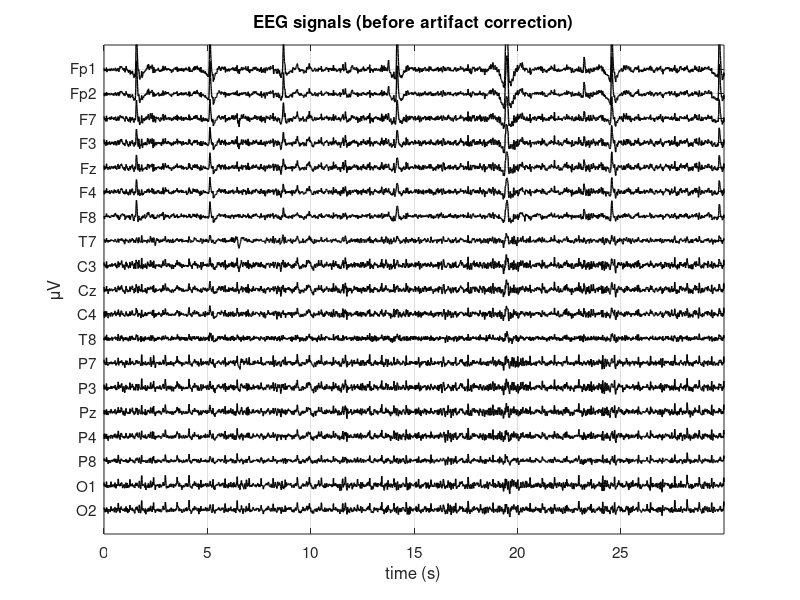

Here is the MATLAB script that generated this plot: (Note: this script raises an error after producing the figure.)

%% Open-Eyes ICA Stage Point 1 - Load the file and plot the 19 EEG signals in time (before artifact correction)

clear
close all
clc

load EYES_OPEN.mat

[n,m] = size(X); % n channels, m time samples

t=[0:1:m-1]/srate; % time axis in seconds


% plot the first 30 seconds of the tracing 
start=1;
stop=30*srate; %m;
delta=100;

figure
for i = 1:n
    plot(t(start:stop), X(i,start:stop)-delta*(i-1), 'k','linewidth',1);
    hold on
end
xlim([t(start) t(stop)])
ylim([-delta*n delta])
xlabel('time (s)')
ylabel('\muV')
title('EEG signals (before artifact correction)')
set(gca,'ytick',[-delta*(n-1):delta:0])
set(gca,'ytickLabel',fliplr(ch_names))
set(gca,'fontsize',11)
grid

%% Open-Eyes ICA Stage Point 2 - Compute and plot the power spectral density of the 19 EEG signals (before artifact correction)

window=srate*5;  %I use sections of 5 seconds (number of points per section = 5*srate=5*128)
NFFT=2*window; %number of points used for estimation of PSD = 10*srate-->zero-padding to increase
% frequency resolution up to 0.1 Hz  (freq res = srate/NFFT = srate/(10*srate)=0.1)
[PSD,f]=pwelch(X',window,[],NFFT,srate); %each column of PSD contains the power spectral
% density of the corresponding column of X', that is the i-th column of PSD
% contains the PSD of the i-th EEG channel

figure
for i = 1:n
    subplot(4,5,i)
    plot(f, PSD(:,i),'color',[0 0 0],'linewidth',1);
    title(ch_names{i})
    xlim([0.5 50])
    xlabel('Hz');
    ylabel('{\muV}^2/Hz')  
end
sgtitle('PSD of EEG signals (before artifact correction)')

%% Open-Eyes ICA Stage Point 3 - Save the EEG data X for their use in EEGLAB

%%comment the following instruction after the first usage
%save open_eyes_ica_input.mat X

%% Open-Eyes ICA Stage Point 4  - Perform ICA and obtain the demixing matrix (using the GUI of EEGLAB)
% Follow the instructions in the text of Open-Eyes ICA Stage: in eeglab, import open_eyes_ica_input.mat, compute and export the demixing
% matrix (here saved in matrixW_open_eyes.txt), plot the topographical maps and save them in a .fig file (here
% mapICs_open_eyes.fig)

%% Open-Eyes ICA Stage Point 5 - Load the demixing matrix, compute and plot the ICs as a function of time

load matrixW_open_eyes.txt 
W=matrixW_open_eyes;
A=inv(W); % mixing matrix A obtained by inverting the demixing matrix W
Y=W*X;  % Y contains the estimated independent components (n x m)

labels_IC=cell(1,size(Y,1)); % 1 x n
for i=1:size(Y,1)
    labels_IC{i}=['IC',num2str(i)];
end

% I plot 30 seconds 

start=1;
stop=30*srate; 

delta=20;

figure
for i = 1:n
    plot(t(start:stop), Y(i,start:stop)-delta*(i-1), 'k','linewidth',1);
    hold on
end
xlim([t(start) t(stop)])
ylim([-delta*n delta])
xlabel('time (s)')
ylabel('\muV')
title('estimated independent components')
set(gca,'ytick',[-delta*(n-1):delta:0])
set(gca,'yticklabel',fliplr(labels_IC))
set(gca,'fontsize',11)
grid

%% Open-Eyes ICA Stage Point 6 - compute and plot the power spectral density of the estimated ICs

%same parameter setting as for EEG signals (X)
window=5*srate; 
NFFT=2*window; 
[PSD_IC,f]=pwelch(Y',window,[],NFFT,srate);

figure
for i = 1:n
    subplot(4,5,i)
    plot(f, PSD_IC(:,i),'k','linewidth',1);
    title(labels_IC{i})
    xlim([0.5 50])
    xlabel('Hz')
    ylabel('{\muV}^2/Hz')
    grid
end
sgtitle('PSD of estimated independent components')

%% Open-Eyes ICA Stage Point 7 - Identification of artifact components via exploration of time pattern, PSD, topographical map
%%you can also open  the figure of the topographical maps created using
%%EEGLAB (uncomment the following instruction)
%openfig('mapICs_open_eyes.fig');

%%I use the next istruction to better explore some ICs (IMPORTANT: since
%%this function uses the topoplot function of EEGLAB toolbox, you need
%%first to launch EEGLAB (then you can close the EEGLAB GUI). In general,
%%it is useful to inspect all the ICs using the function plot_IC.m. 
index_IC=[1,2,19];
plot_IC(index_IC,A,Y,PSD_IC,f,'Standard-10-20-Cap19.locs',srate,t(1),t(end))

%%IC1 blinking artifact
%%IC2 ECG artifact
%%the first two ICs are the most evident artifact components 
%%IC19 appears as small lateral eye movements associated to blinking 
%%(IC19 has small variance)

%% Open-Eyes ICA Stage Point 8 - Removal of the main artifact components, reconstruction of cleaned EEG, time pattern and PSD of the cleaned EEG

Snew=Y;
Snew([1 2 19],:)=0; % I zero the ICs identified as artifact components

Xnew=A*Snew; % these are the EEG signals cleaned from the identified artifact components

delta=100;

start=1;
stop=30*srate;

figure
for i = 1:n
    plot(t(start:stop), Xnew(i,start:stop)-delta*(i-1), 'k','linewidth',1);
    hold on
end
xlim([t(start) t(stop)])
ylim([-delta*n delta])
xlabel('time (s)')
ylabel('\muV')
title('EEG signals (after artifact correction)')
set(gca,'ytick',[-delta*(n-1):delta:0])
set(gca,'ytickLabel',fliplr(ch_names))
set(gca,'fontsize',11)
grid
% compare the figure 'EEG signals (after artifact correction)' vs 'EEG signals (before artifact correction)'

window=srate*5;
NFFY=2*window; 

[PSDnew,f]=pwelch(Xnew',window,[],NFFT,srate); 

figure
for i = 1:n
    subplot(4,5,i)
    plot(f, PSDnew(:,i),'r','linewidth',1);
    title(ch_names{i})
    xlim([0.5 50])
    xlabel('Hz')
    ylabel('{\muV}^2/Hz')
end
sgtitle('PSD of EEG signals (after artifact correction)')
% compare the figure 'PSD of EEG signals (after artifact correction)' vs s'PSD of EEG signals (before artifact correction)'

% overlapping between PSD of EEG signals before and after artifact
figure
for i = 1:n
    subplot(4,5,i)
    plot(f, PSD(:,i),'k','linewidth',1);
    hold on
    plot(f, PSDnew(:,i),'r','linewidth',1);
    title(ch_names{i})
    xlim([0.5 50])
    xlabel('Hz')
    ylabel('{\muV}^2/Hz')
end
sgtitle('PSD of EEG signals (before vs after artifact correction)')
